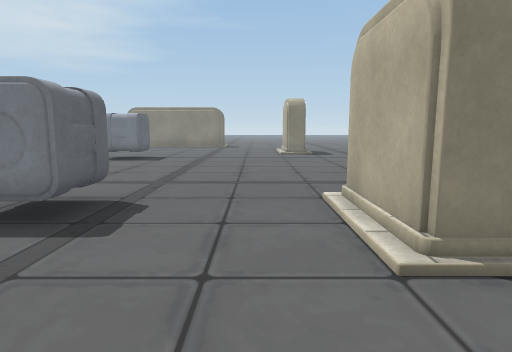
view 1 (above)

24 first-person views from a walk through a Unity game level. The camera is 1.2 m above the floor, tilts 8° down and sees 75° across. The floor is counted in squares, 1 m on a side. Each view is taken from the middle of a square. On the plan, view 1 faces up. The plan holds only what a view shows up to about 14 squares ahead; the rest is blank. The place goes on beyond the plan. Some animated figures are not drawn. Some surface patterns are stand-ins.

view 2
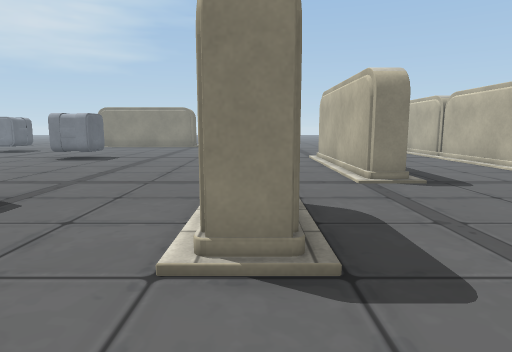

view 3
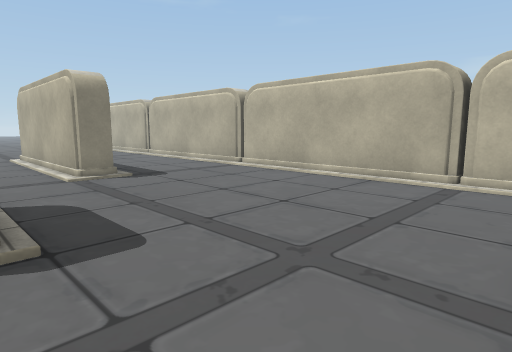

view 4
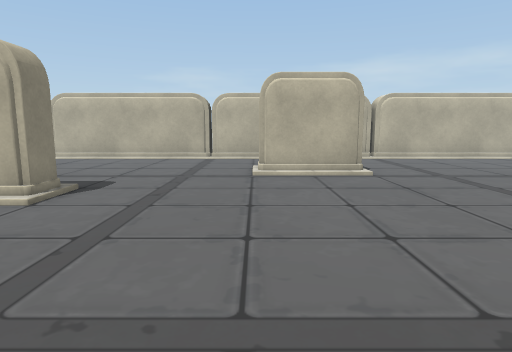

view 5
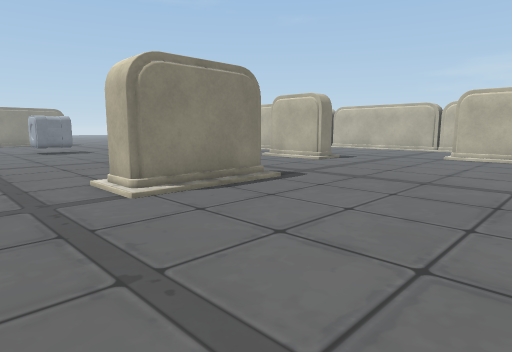

view 6
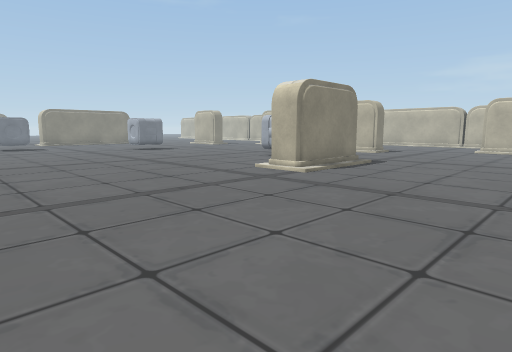

view 7
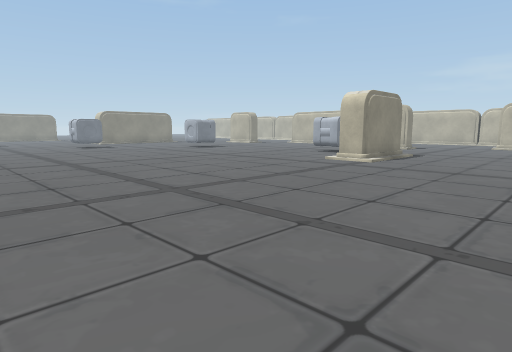

view 8
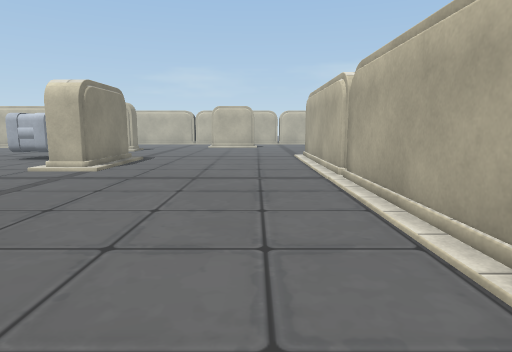

view 9
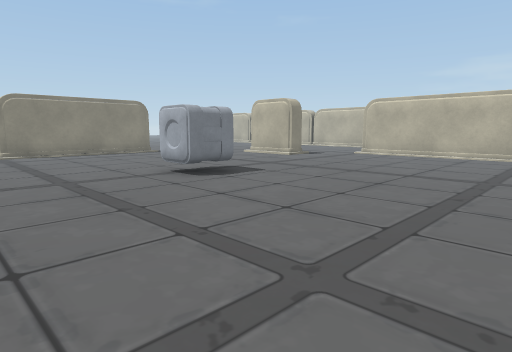

view 10
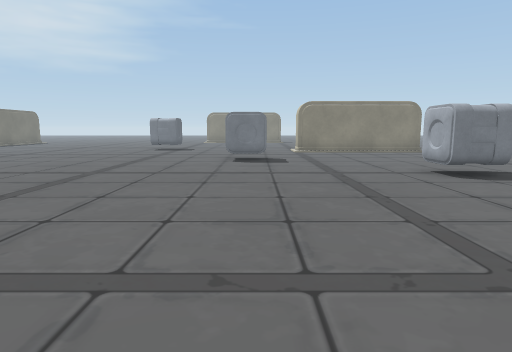

view 11
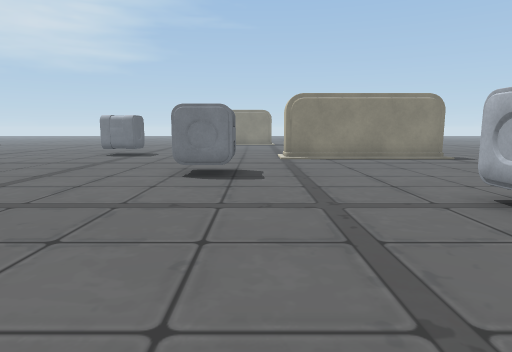

view 12
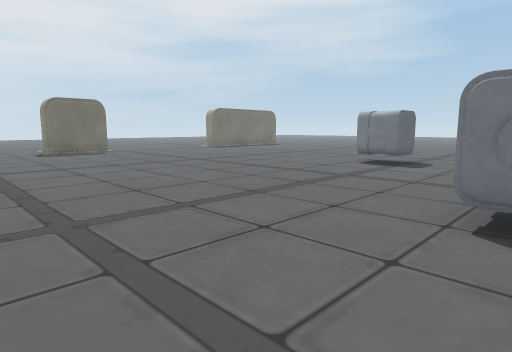

view 13
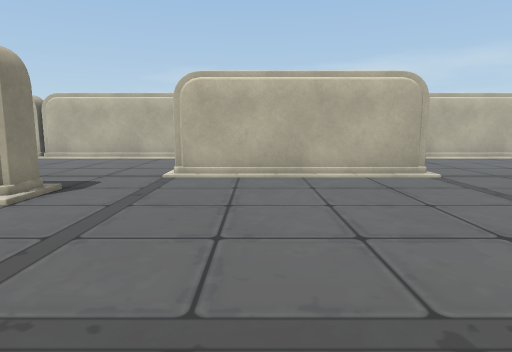

view 14
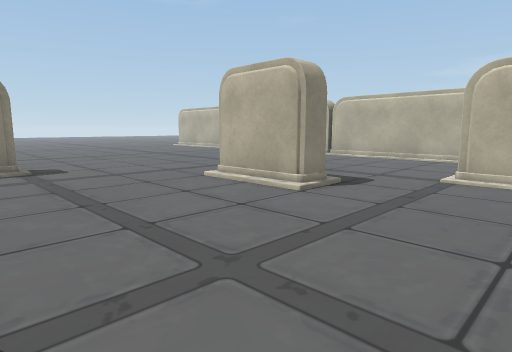

view 15
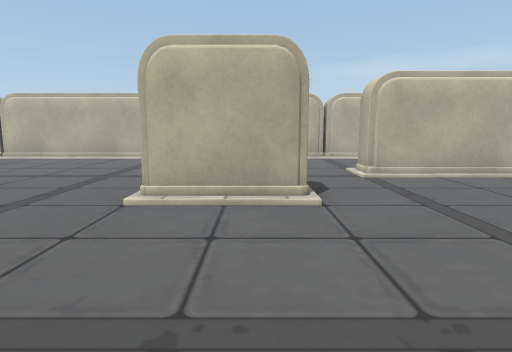

view 16
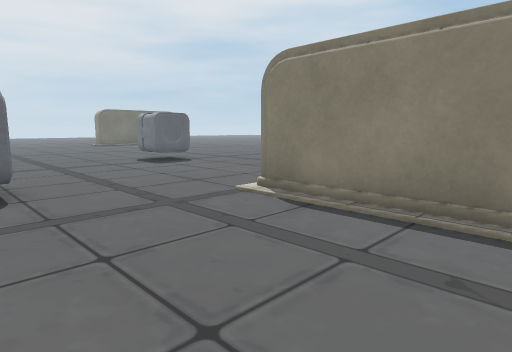

view 17
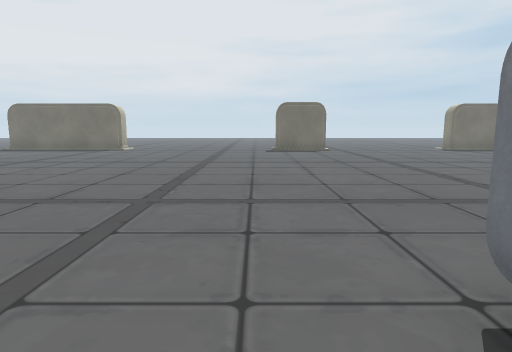

view 18
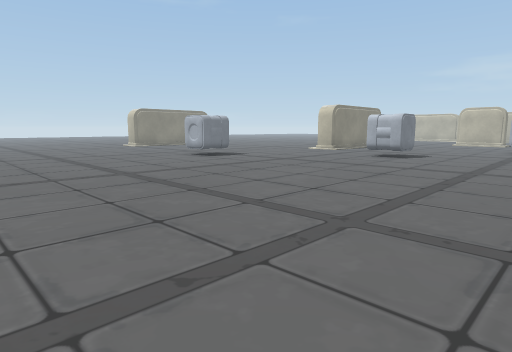

view 19
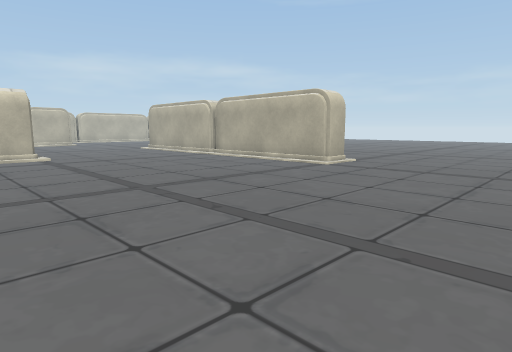

view 20
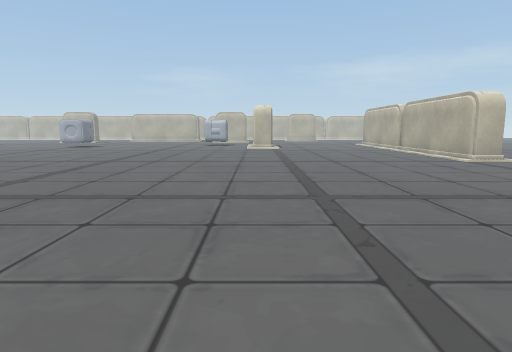

view 21
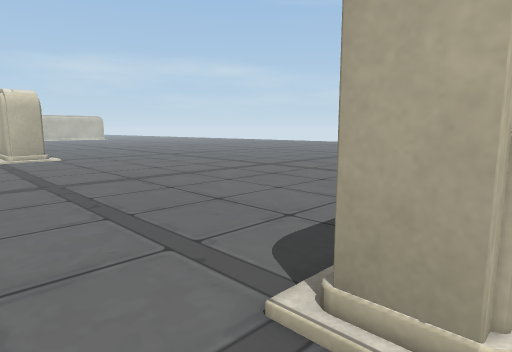

view 22
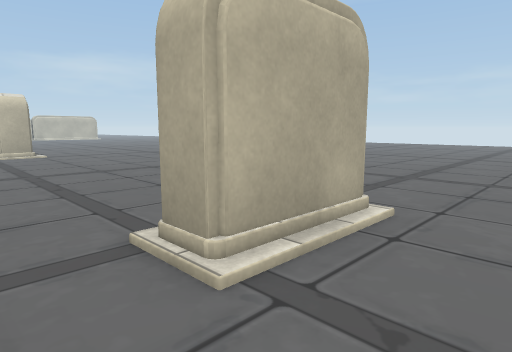

view 23
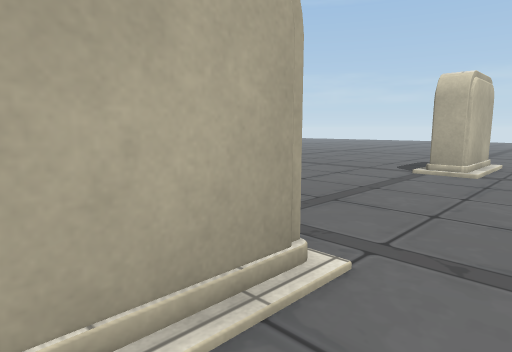

view 24
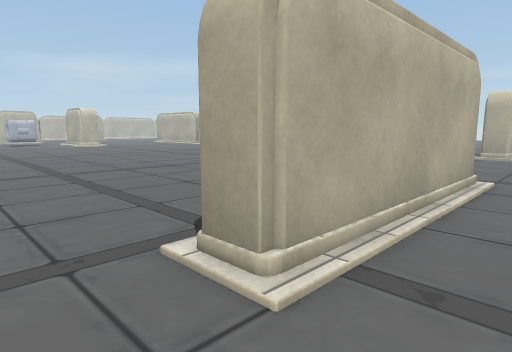

### Floor plan
Points are (right, up) in squares from view 1. A wall is a line through its corners. A room is listed if a view was taken in it or the views show most of it. See-through windows are left out.
Room 1 (views 1, 2, 3, 4, 5, 6, 7, 8, 9, 10, 11, 12, 13, 14, 15, 16, 17, 18, 19, 20, 21, 22, 23, 24)
walls: (-3.8, 1) (-7.3, 1) (-7.3, 2.1); (2.4, 2.8) (1.5, 2.8) (1.5, 5.5); (-15.5, -7.2) (-15.5, -6.2) (-2.9, -6.2); (2.4, 16.1) (1.5, 16.1) (1.5, 19); (5.5, 7.6) (4.6, 7.6) (4.6, 14.1) (5.5, 14.1); (-2.1, 22.8) (-8.8, 22.8); (-30.3, 1.6) (-30.3, 8.2) (-29.5, 8.2); (5, -3.9) (5, -1.1) (5.6, -1.1); (9.8, -1.1) (9.8, 24.5); (-29.8, -8.5) (-29.8, -5.7) (-29, -5.7); (9.8, -8.5) (9.8, -5.4)
objects: other object (-17, 24) to (-16, 24); other object (-12, 18) to (-11, 19); other object (-6, 13) to (-5, 15); other object (-4, 4) to (-3, 6)

Positions as (right, up) in squares from view 1, and headings:
1: (0, 0), facing up
2: (2, 0), facing up
3: (2, -1), facing up-right
4: (-4, -1), facing right
5: (-10, -5), facing up-right
6: (-15, -5), facing up-right
7: (-19, -5), facing up-right
8: (-17, -4), facing right
9: (-11, 6), facing up-right
10: (-11, 5), facing up
11: (-10, 9), facing up
12: (-11, 13), facing up-left
13: (-4, 12), facing right
14: (-4, 12), facing up-right
15: (-4, 17), facing right
16: (-4, 18), facing up-left
17: (-10, 16), facing left
18: (-26, 12), facing up-right
19: (-22, 4), facing down-right
20: (-28, 2), facing right
21: (-30, -4), facing down-right
22: (-32, -4), facing down-right
23: (-32, 4), facing down-right
24: (-32, 10), facing down-right
